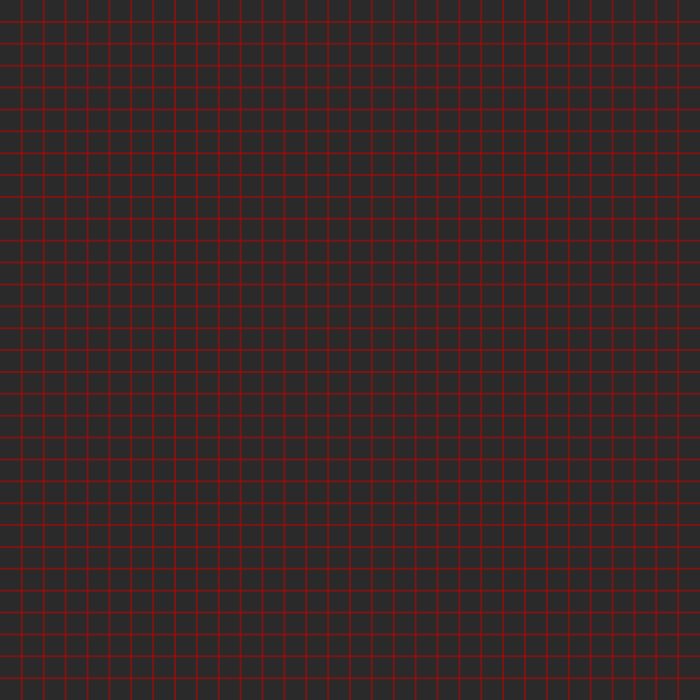
Frame 1 (no input)
Frame 60 (no input): identical to frame 1, image omitted
Frame 120 (the mouse pressed at the canvas centre since frame 60): identical to frame 1, image omitted

The p5.js sketch that drew this single still picture (run headless with seeded random() and noise() and a simulated clock; from frame 60 on, the mouse is pressed at the canvas centre):

// p5.js sketch
// ── sketch.js
const CANVAS_WIDTH = 700
const CELL_COUNT = 32
const CELL_SIZE = CANVAS_WIDTH / CELL_COUNT

let subtitle
let nextButton

let currentStep = -1
const steps = []

const graphics = {}

let voronoiOffsets
let voronoiPoints
let triangles
let edgeMap

function setup() {
  createCanvas(CANVAS_WIDTH, CANVAS_WIDTH)
  strokeJoin(ROUND)
  
  const title = createP('Voronoi Mesh Generation')
  title.class('title')
  
  subtitle = createP('')
  subtitle.class('subtitle')
  
  const controlRow = createDiv()
  controlRow.class('control-row')
  
  const restartButton = createButton('Restart')
  restartButton.parent(controlRow)
  restartButton.mousePressed(onRestart)
  
  nextButton = createButton('Next')
  nextButton.parent(controlRow)
  nextButton.mousePressed(runNextStep)
  
  steps.push({ name: 'Divide into cells', run: stepDivide })
  steps.push({ name: 'Add points', run: stepAddPoints })
  steps.push({ name: 'Randomize points', run: stepRandomizePoints })
  steps.push({ name: 'Delaunay triangulation', run: stepDelaunayTriangulation })
  steps.push({ name: 'Find circumcenters', run: stepCircumcenters })
  steps.push({ name: 'Connect neighbors', run: stepVoronoi })
  steps.push({ name: 'Voronoi graph', run: stepFinal })
  
  runNextStep()
}

function draw() {
  background(42)
  
  Object.values(graphics).sort((a, b) => a.order - b.order).forEach(g => g.draw())
}

function onRestart() {
  Object.keys(graphics).forEach(k => delete graphics[k])
  nextButton.removeAttribute('disabled')
  currentStep = -1
  runNextStep()
}

function runNextStep() {
  if (++currentStep === steps.length - 1) {
    nextButton.attribute('disabled', true)
  }
  
  const step = steps[currentStep]
  subtitle.html(`${currentStep + 1}. ${step.name}`)
  step.run()
}

function stepDivide() {
  graphics.grid = {
    order: 50,
    draw() {
    noFill()
      strokeWeight(2)
      stroke(200, 0, 0, 128)
      for (let i = 1; i < CELL_COUNT; i++) {
        line(i*CELL_SIZE, 0, i*CELL_SIZE, height)
        line(0, i*CELL_SIZE, width, i*CELL_SIZE)
      }
    }
  }
}

function stepAddPoints() {
  graphics.points = {
    order: 40,
    draw() {
    noFill()
      strokeWeight(5)
      stroke(255)
      for (let y = 0; y < CELL_COUNT; y++) {
        for (let x = 0; x < CELL_COUNT; x++) {
          point(CELL_SIZE * (x+0.5), CELL_SIZE * (y+0.5))
        }
      }
    }
  }
}

function stepRandomizePoints() {
  voronoiOffsets = new Array(CELL_COUNT)
  voronoiPoints = new Array(CELL_COUNT)
  for (let x = 0; x < CELL_COUNT; x++) {
    voronoiOffsets[x] = new Array(CELL_COUNT)
    voronoiPoints[x] = new Array(CELL_COUNT)
    for (let y = 0; y < CELL_COUNT; y++) {
      const offset = createVector(0, 0)
      
      const a = random(TWO_PI)
      const r = random(1)
      offset.set(cos(a) * r * 0.5 + 0.5, sin(a) * r * 0.5 + 0.5)
      
      voronoiOffsets[x][y] = offset
      voronoiPoints[x][y] = createVector(x + offset.x, y + offset.y).mult(CELL_SIZE)
      
      // voronoiPoints[x][y].set(random(width), random(height))
    }
  }
  
  graphics.points.draw = function() {
    noFill()
    strokeWeight(5)
    stroke(255)
    for (let y = 0; y < CELL_COUNT; y++) {
      for (let x = 0; x < CELL_COUNT; x++) {
        const p = voronoiPoints[x][y]
        point(p.x, p.y)
      }
    }
  }
}

// https://en.wikipedia.org/wiki/Bowyer%E2%80%93Watson_algorithm
function stepDelaunayTriangulation() {
  triangles = []
  
  // Add super-triangle containing all points
  const aSuper = createVector(-1, -1)
  const bSuper = createVector(width*2, 0)
  const cSuper = createVector(0, height*2)
  addTriangle(aSuper, bSuper, cSuper)
  
  for (const col of voronoiPoints) {
    for (const p of col) {
      // Get all triangles who's circumcircle contains the next point
      const badTriangles = triangles.filter(tri => tri.circumcenter.dist(p) < tri.radius)
      
      // Get the edges forming a polygon which bounds the bad triangles
      let edges = []
      for (const badTri of badTriangles) {
        const { a, b, c } = badTri
        for (const edge of [[a, b], [b, c], [c, a]]) {
          edge.sort((a, b) => a.x - b.x)
          
          // Check whether the edge is already in the set
          let iShared = -1
          for (let i = 0; i < edges.length; i++) {
            if (edges[i][0] === edge[0] && edges[i][1] === edge[1]) {
              iShared = i
              break
            }
          }
          
          // If the edge is shared, remove both duplicates; else add it
          if (iShared === -1) {
            edges.push(edge)
          } else {
            edges.splice(iShared, 1)
          }          
        }
      }
        
      triangles = triangles.filter(tri => !badTriangles.includes(tri))
        
      // Create new triangles by connecting the point to each edge of the hole left by the bad triangles
      for (const edge of edges) {
        addTriangle(p, edge[0], edge[1])
      }
    }
  }
    
  // Remove triangles that include the original super-triangle's vertices
  triangles = triangles.filter(tri => [aSuper, bSuper, cSuper].every(p => tri.a !== p && tri.b !== p && tri.c !== p))
  
  // Remove very thin triangles from the edges of the mesh (i.e. large circumcircle)
  triangles = triangles.filter(tri => {
    return tri.radius < CELL_SIZE * sqrt(2) &&
      tri.circumcenter.x >= 0 && tri.circumcenter.x < width &&
      tri.circumcenter.y >= 0 && tri.circumcenter.y < height
  })
    
  delete graphics.grid
  graphics.delaunayTriangles = {
    order: 20,
    draw() {
      noFill()
      strokeWeight(2)
      stroke(31, 102, 184)
      beginShape(TRIANGLES)
      triangles.forEach(tri => {
        vertex(tri.a.x, tri.a.y)
        vertex(tri.b.x, tri.b.y)
        vertex(tri.c.x, tri.c.y)
      })
      endShape()
    }
  }
}
  
function stepCircumcenters() {
  delete graphics.points
  graphics.circumcenters = {
    order: 70,
    draw() {
      noFill()
      for (const tri of triangles) {
        strokeWeight(5)
        stroke(184, 108, 31)
        point(tri.circumcenter.x, tri.circumcenter.y)
        
        strokeWeight(1)
        stroke(184, 108, 31, 64)
        circle(tri.circumcenter.x, tri.circumcenter.y, tri.radius*2)
      }
    }
  }
}
  
function stepVoronoi() {
  // Find the triangle(s) shared by each Delaunay triangulation edge
  edgeMap = {}
  for (const tri of triangles) {
    for (const edge of tri.edges) {
      const id = edgeToID(edge)
      if (edgeMap[id] === undefined) {
        edgeMap[id] = { edge, triangles: [] }
      }
      
      edgeMap[id].triangles.push(tri)
    }
  }
  
  delete graphics.circumcenters
  graphics.voronoi = {
    order: 60,
    draw() {
      noFill()
      strokeWeight(2)
      stroke(184, 108, 31)
      Object.values(edgeMap).forEach(edgeData => {
        if (edgeData.triangles.length > 1) {
          const [t1, t2] = edgeData.triangles
          line(t1.circumcenter.x, t1.circumcenter.y, t2.circumcenter.x, t2.circumcenter.y)
        } else {
          const { edge } = edgeData
          const a = atan2(edge[1].y - edge[0].y, edge[1].x - edge[0].x) - PI/2
          const { circumcenter: c } = edgeData.triangles[0]
          line(c.x, c.y, c.x + cos(a) * width, c.y + sin(a) * width)
        }
      })
    }
  }
}
  
function stepFinal() {
  delete graphics.delaunayTriangles
}

function addTriangle(a, b, c) {
  let A = p5.Vector.sub(b, a).angleBetween(p5.Vector.sub(c, a))
  
  // Correct vertex order if necessary
  if (A < 0) {
    A *= -1
    
    const temp = c
    c = b
    b = temp
  }
  
  const B = p5.Vector.sub(c, b).angleBetween(p5.Vector.sub(a, b))
  const C = PI - A - B
  
  const sin2A = sin(2*A)
  const sin2B = sin(2*B)
  const sin2C = sin(2*C)
  
  const circumcenter = createVector(
    (a.x*sin2A + b.x*sin2B + c.x*sin2C) / (sin2A + sin2B + sin2C),
    (a.y*sin2A + b.y*sin2B + c.y*sin2C) / (sin2A + sin2B + sin2C)
  )
  
  const radius = a.dist(circumcenter)
  
  triangles.push({ a, b, c, A, B, C, circumcenter, radius, edges: [[a, b], [b, c], [c, a]] })
}
  
function edgeToID(edge) {
  const [a, b] = edge
  const aID = `${floor(a.x)},${floor(a.y)}`
  const bID = `${floor(b.x)},${floor(b.y)}`
  return (a.x <= b.x ? `${aID}-${bID}` : `${bID}-${aID}`)
}
  
function pointToString(p) {
  return `${floor(p.x/CELL_SIZE)},${floor(p.y/CELL_SIZE)}`
}

function triToString(tri) {
  return `${pointToString(tri.a)} - ${pointToString(tri.b)} - ${pointToString(tri.c)}`
}

function edgeToString(edge) {
  return `${pointToString(edge[0])} -> ${pointToString(edge[1])}`
}

// ── style.css
html, body {
  margin: 0;
  padding: 0;
}

body {
  padding: 1rem;
  color: white;
  display: flex;
  flex-direction: column;
  align-items: center;
  background-color: #222;
}

canvas {
  display: block;
  margin: 1rem;
}

.title {
  order: 0;
  font-size: 2rem;
  font-weight: bold;
  margin: 0.5rem;
}

.subtitle {
  order: 1;
  font-size: 1.5rem;
  font-weight: medium;
  margin: 0.5rem;
}

main {
  order: 2;
}

.control-row {
  order: 3;
  display: flex;
  flex-direction: row;
  justify-content: center;
  gap: 0.5rem;
}

button {
  width: 8rem;
  padding: 0.5rem;
  font-size: 1.25rem;
  font-weight: bold;
}
